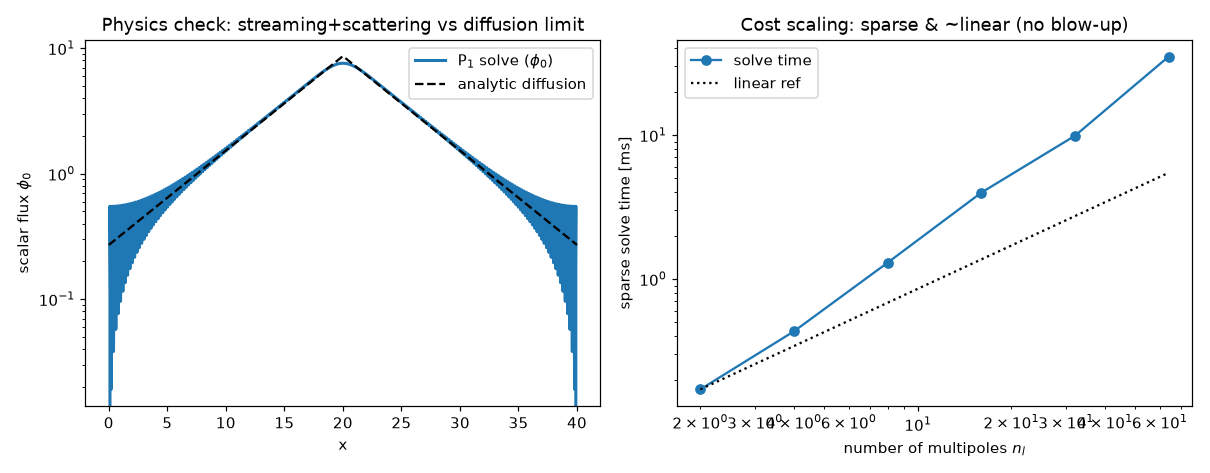

This figure's Python source:
"""Streaming feasibility prototype: does spatial transport stay cheap?

The single-column prototype (:mod:`prototype_3d_cascade`) showed the angular
*production* operator is free in the Legendre basis because, with no spatial
transport, the multipoles decouple. The remaining open question for a real
3D-MCEq is the **streaming** term ``Omega . grad``: in any genuine geometry it
couples neighbouring multipoles (``l <-> l +/- 1``) and neighbouring spatial
cells, so the multipoles no longer decouple. The worry: does that re-coupling
blow the deterministic solve up to Monte-Carlo cost, or stay sparse and cheap?

This prototype answers it concretely with the textbook **slab P_N transport**
(the same physics structure as the spherical case, minus curvature):

    mu d(psi)/dx + sigma_t psi = (sigma_s/2) integral psi dmu' + Q/2

In the P_N (Legendre) representation the streaming derivative gives the standard
recursion that couples ``phi_l`` to ``phi_{l-1}`` and ``phi_{l+1}`` -- exactly the
multipole re-coupling we need to test. We assemble the full
(space x multipole) operator as a sparse matrix, solve it, and measure:

* **sparsity** (nnz, density, bandwidth) -- is it sparse?
* **solve time and scaling** with n_l and n_x -- linear, or blow-up?
* **physics validation** at the diffusion (P_1, scattering-dominated) limit,
  where phi_0 has a closed-form analytic solution.

The curved (spherical) case adds one more tridiagonal-in-l term (the curvature
``(1-mu^2)/r d/dmu``); it does not change the sparsity class, so the cost verdict
here carries over. Energy is a trivial batch dimension (x n_E).

Run::

    python prototype_streaming.py --plot
"""

from __future__ import annotations

import argparse
import time

import numpy as np
import scipy.sparse as sp
import scipy.sparse.linalg as spla


def build_pn_slab(n_x, n_l, sigma_t, sigma_s, source, length):
    """Assemble the slab-P_N steady transport operator A and RHS b (sparse).

    Unknowns u[l*n_x + i] = phi_l(x_i). Central differences for the streaming
    derivative; Dirichlet phi_l=0 at both ends (large slab -> interior is the
    physical region). Isotropic scattering and source enter the l=0 equation.
    """
    x = np.linspace(0, length, n_x)
    h = x[1] - x[0]

    def idx(ll_, i):
        return ll_ * n_x + i

    rows, cols, vals = [], [], []
    b = np.zeros(n_x * n_l)

    for ll in range(n_l):
        for i in range(n_x):
            r = idx(ll, i)
            if i == 0 or i == n_x - 1:  # Dirichlet boundary: phi_l = 0
                rows.append(r)
                cols.append(r)
                vals.append(1.0)
                continue
            # collision term: sigma_t phi_l  (minus sigma_s phi_0 for l=0)
            diag = sigma_t - (sigma_s if ll == 0 else 0.0)
            rows.append(r)
            cols.append(r)
            vals.append(diag)
            # streaming: l/(2l+1) d phi_{l-1}/dx + (l+1)/(2l+1) d phi_{l+1}/dx
            if ll - 1 >= 0:
                cf = ll / (2 * ll + 1) / (2 * h)
                rows += [r, r]
                cols += [idx(ll - 1, i + 1), idx(ll - 1, i - 1)]
                vals += [cf, -cf]
            if ll + 1 < n_l:
                cf = (ll + 1) / (2 * ll + 1) / (2 * h)
                rows += [r, r]
                cols += [idx(ll + 1, i + 1), idx(ll + 1, i - 1)]
                vals += [cf, -cf]
            if ll == 0:
                b[r] = source[i]

    A = sp.csr_matrix((vals, (rows, cols)), shape=(n_x * n_l, n_x * n_l))
    return A, b, x


def solve_pn(n_x=400, n_l=8, sigma_t=1.0, c=0.99, length=40.0, source_width=1.0):
    """Solve the slab-P_N problem; return x, phi_0, the matrix, and timing."""
    sigma_s = c * sigma_t
    x = np.linspace(0, length, n_x)
    x0 = length / 2
    source = np.exp(-((x - x0) ** 2) / (2 * source_width**2))
    source /= np.trapezoid(source, x)  # unit-integral source

    A, b, x = build_pn_slab(n_x, n_l, sigma_t, sigma_s, source, length)
    t0 = time.time()
    u = spla.spsolve(A.tocsc(), b)
    dt = time.time() - t0
    phi0 = u[:n_x]  # l=0 moment = scalar flux
    return dict(
        x=x,
        phi0=phi0,
        A=A,
        solve_time=dt,
        source=source,
        sigma_t=sigma_t,
        sigma_s=sigma_s,
        length=length,
    )


def diffusion_analytic(x, sigma_t, sigma_s, length):
    """P_1 / diffusion-limit scalar flux for a point source at the centre.

    -D phi'' + sigma_a phi = delta(x-x0)  ->  phi = exp(-kappa|x-x0|)/(2 D kappa).
    """
    D = 1.0 / (3 * sigma_t)
    sigma_a = sigma_t - sigma_s
    kappa = np.sqrt(sigma_a / D)
    x0 = length / 2
    return np.exp(-kappa * np.abs(x - x0)) / (2 * D * kappa)


def main(argv=None):
    p = argparse.ArgumentParser(description=__doc__)
    p.add_argument("--plot", action="store_true")
    args = p.parse_args(argv)

    # --- physics validation at the diffusion limit (P_1, scattering-dominated) ---
    r = solve_pn(n_x=400, n_l=2, c=0.99, length=40.0)
    ana = diffusion_analytic(r["x"], r["sigma_t"], r["sigma_s"], r["length"])
    m = (r["x"] > 8) & (r["x"] < 32)  # interior, away from Dirichlet walls
    scale = np.trapezoid(r["phi0"][m], r["x"][m]) / np.trapezoid(ana[m], r["x"][m])
    rel = np.abs(r["phi0"][m] / (ana[m] * scale) - 1.0)
    print("PHYSICS (P_1 vs analytic diffusion, scattering-dominated):")
    print(f"  median |rel diff| in interior = {np.median(rel):.3f}")

    # --- sparsity + cost + scaling ---
    print("\nFEASIBILITY (does streaming keep it sparse/cheap?):")
    print("  n_l   dof     nnz     density   solve[ms]   ms/dof")
    rows = []
    for n_l in (2, 4, 8, 16, 32, 64):
        rr = solve_pn(n_x=400, n_l=n_l, c=0.9, length=40.0)
        A = rr["A"]
        dof = A.shape[0]
        dens = A.nnz / dof**2
        rows.append((n_l, dof, A.nnz, dens, rr["solve_time"] * 1e3))
        print(
            f"  {n_l:3d}  {dof:6d}  {A.nnz:7d}   {dens:.2e}   "
            f"{rr['solve_time']*1e3:8.1f}   {rr['solve_time']*1e3/dof:.2e}"
        )

    nls = np.array([x[0] for x in rows])
    times = np.array([x[4] for x in rows])
    dens = np.array([x[3] for x in rows])
    # scaling exponent: time ~ n_l^p
    p_exp = np.polyfit(np.log(nls), np.log(times), 1)[0]
    print(
        f"\n  scaling: solve time ~ n_l^{p_exp:.2f}  (1.0 = linear; <<2 means no blow-up)"
    )
    print(
        f"  matrix density falls ~1/n_l (stays sparse): "
        f"{dens[0]:.1e} -> {dens[-1]:.1e}"
    )
    verdict = (
        "SPARSE & ~LINEAR -> deterministic 3D is cost-feasible"
        if p_exp < 1.6
        else "super-linear -> potential blow-up"
    )
    print(f"  VERDICT: {verdict}")

    if args.plot:
        _plot(r, ana, scale, nls, times, dens, args)


def _plot(r, ana, scale, nls, times, dens, args):
    import matplotlib

    matplotlib.use("Agg")
    import matplotlib.pyplot as plt

    fig, (axL, axR) = plt.subplots(1, 2, figsize=(11, 4.3))
    axL.plot(r["x"], r["phi0"], "C0-", lw=2, label=r"P$_1$ solve ($\phi_0$)")
    axL.plot(r["x"], ana * scale, "k--", label="analytic diffusion")
    axL.set_yscale("log")
    axL.set_xlabel("x")
    axL.set_ylabel(r"scalar flux $\phi_0$")
    axL.set_title("Physics check: streaming+scattering vs diffusion limit")
    axL.legend()

    axR.loglog(nls, times, "C0o-", label="solve time")
    axR.loglog(nls, times[0] * nls / nls[0], "k:", label="linear ref")
    axR.set_xlabel("number of multipoles $n_l$")
    axR.set_ylabel("sparse solve time [ms]")
    axR.set_title("Cost scaling: sparse & ~linear (no blow-up)")
    axR.legend()
    fig.tight_layout()
    fig.savefig("prototype_streaming.png", dpi=110)
    print("\nsaved plot -> prototype_streaming.png")


if __name__ == "__main__":
    main()
